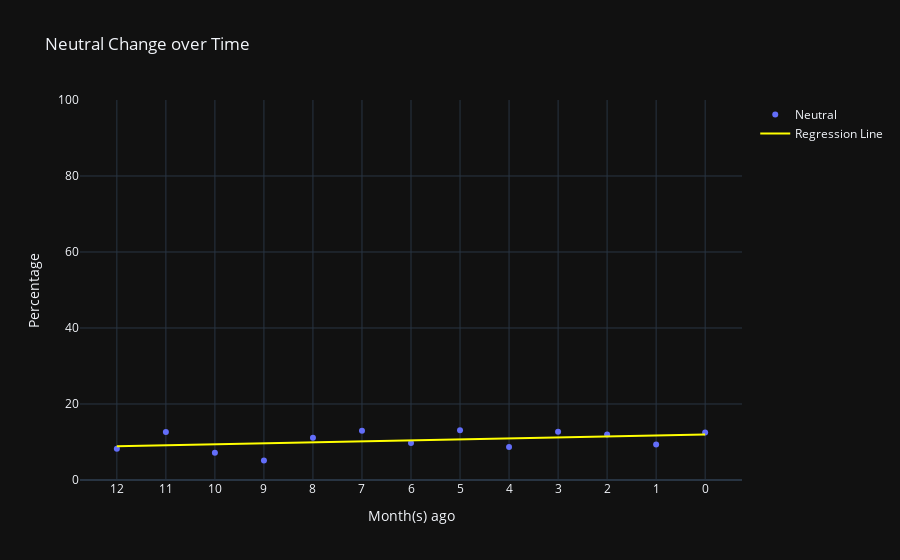

The notebook cell saved with this chart:
### Markdown cell above
## Subgraph

### Code cell
y_values = df_groupby_date_label['NEUTRAL']/df_groupby_date_label['TOTAL']*100

x_numeric = np.arange(len(df_groupby_date_label.index)).reshape(-1, 1)

model = LinearRegression()
model.fit(x_numeric, y_values)
line = model.predict(x_numeric)

hover_text = ['Y: {:.2f}%<br>Percent Change with previous month: {:.2f}%<br>Absolute Change with previous month: {:.2f}%'.format(y_values[i], (y_values[i]-y_values[i-1])/y_values[i-1]*100, y_values[i]-y_values[i-1]) if y_values[i]-y_values[i-1] <= 0 else 'Y: {:.2f}%<br>Percent Change with previous month: +{:.2f}%<br>Absolute Change with previous month: +{:.2f}%'.format(y_values[i], (y_values[i]-y_values[i-1])/y_values[i-1]*100, y_values[i]-y_values[i-1]) for i in range(1, len(y_values))]
hover_text.insert(0, 'Y: '+"{:.2f}".format(y_values[0])+'%<br>Percent Change with previous month: 0%<br>Absolute Change with previous month: 0%')

fig4 = go.Figure()
fig4.add_trace(go.Scatter(x=df_groupby_date_label.index,
                         y=y_values,
                         mode='markers',
                         marker=dict(color='#636efa'),
                         name='Neutral',
                         text=hover_text,
                         hovertemplate='%{text}<extra></extra>'))

fig4.add_trace(go.Scatter(x=df_groupby_date_label.index,
                         y=line,
                         mode='lines',
                         line=dict(color='yellow'),
                         name='Regression Line',
                         text=['Percentage Change over the whole period: {:.2f}%'.format(line[-1]-line[0]) if (line[-1]-line[0]) <= 0 else 'Percentage Change over the whole period: +{:.2f}%'.format(line[-1]-line[0]) for i in range(len(y_values))],
                         hovertemplate='%{text}<extra></extra>'))

fig4.update_layout(title='Neutral Change over Time', xaxis_title='Month(s) ago', yaxis_title='Percentage', yaxis_range=[0,100])
fig4.show()

### Figure 1 — Plotly figure (JSON) as saved in the notebook; plotly's stock layout.template omitted (floating-point values rounded to 4 significant figures)
{"data": [{"hovertemplate": "%{text}<extra></extra>", "marker": {"color": "#636efa"}, "mode": "markers", "name": "Neutral", "text": ["Y: 8.25%<br>Percent Change with previous month: 0%<br>Absolute Change with previous month: 0%", "Y: 12.66%<br>Percent Change with previous month: +53.48%<br>Absolute Change with previous month: +4.41%", "Y: 7.14%<br>Percent Change with previous month: -43.57%<br>Absolute Change with previous month: -5.52%", "Y: 5.10%<br>Percent Change with previous month: -28.57%<br>Absolute Change with previous month: -2.04%", "Y: 11.11%<br>Percent Change with previous month: +117.78%<br>Absolute Change with previous month: +6.01%", "Y: 12.96%<br>Percent Change with previous month: +16.67%<br>Absolute Change with previous month: +1.85%", "Y: 9.71%<br>Percent Change with previous month: -25.10%<br>Absolute Change with previous month: -3.25%", "Y: 13.10%<br>Percent Change with previous month: +34.88%<br>Absolute Change with previous month: +3.39%", "Y: 8.70%<br>Percent Change with previous month: -33.60%<br>Absolute Change with previous month: -4.40%", "Y: 12.73%<br>Percent Change with previous month: +46.36%<br>Absolute Change with previous month: +4.03%", "Y: 12.00%<br>Percent Change with previous month: -5.71%<br>Absolute Change with previous month: -0.73%", "Y: 9.35%<br>Percent Change with previous month: -22.06%<br>Absolute Change with previous month: -2.65%", "Y: 12.50%<br>Percent Change with previous month: +33.65%<br>Absolute Change with previous month: +3.15%"], "type": "scatter", "x": ["12", "11", "10", "9", "8", "7", "6", "5", "4", "3", "2", "1", "0"], "y": [8.247, 12.66, 7.143, 5.102, 11.11, 12.96, 9.709, 13.1, 8.696, 12.73, 12, 9.353, 12.5]}, {"hovertemplate": "%{text}<extra></extra>", "line": {"color": "yellow"}, "mode": "lines", "name": "Regression Line", "text": ["Percentage Change over the whole period: +3.07%", "Percentage Change over the whole period: +3.07%", "Percentage Change over the whole period: +3.07%", "Percentage Change over the whole period: +3.07%", "Percentage Change over the whole period: +3.07%", "Percentage Change over the whole period: +3.07%", "Percentage Change over the whole period: +3.07%", "Percentage Change over the whole period: +3.07%", "Percentage Change over the whole period: +3.07%", "Percentage Change over the whole period: +3.07%", "Percentage Change over the whole period: +3.07%", "Percentage Change over the whole period: +3.07%", "Percentage Change over the whole period: +3.07%"], "type": "scatter", "x": ["12", "11", "10", "9", "8", "7", "6", "5", "4", "3", "2", "1", "0"], "y": [8.872, 9.128, 9.384, 9.64, 9.896, 10.15, 10.41, 10.66, 10.92, 11.18, 11.43, 11.69, 11.94]}], "layout": {"title": {"text": "Neutral Change over Time"}, "xaxis": {"title": {"text": "Month(s) ago"}}, "yaxis": {"range": [0, 100], "title": {"text": "Percentage"}}}}
